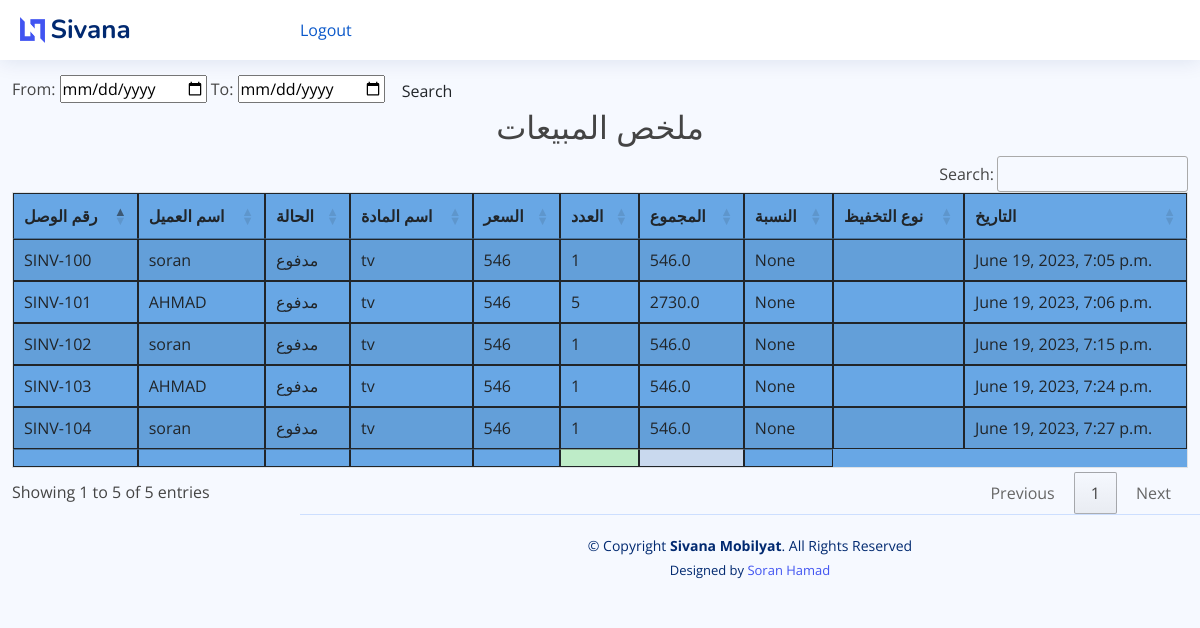
Page /sales_report on the committed database.
### mobilyat/models.py (models this page shows, shortened)
class SaleItem(models.Model):
    sales_invoice = models.ForeignKey(SaleInvoice, on_delete=models.CASCADE)
    item = models.ForeignKey(Item, on_delete=models.CASCADE)
    qty = models.PositiveSmallIntegerField(default=1)
    sub_total = models.FloatField(validators=[MinValueValidator(0.01)],default=0,editable=False)
    total_amt = models.FloatField(validators=[MinValueValidator(0.01)],default=0,editable=False)
    sale_date = models.DateTimeField(auto_now_add=True)
    discount_type = models.CharField(max_length=10, choices=(
        ('amount', 'Amount'),
        ('percentage', 'Percentage')
    ), blank=True)
    discount_value = models.FloatField(blank=True, null=True)
    class Meta:
        verbose_name_plural = '9. Sales Item'

class SaleInvoice(models.Model):
    STATUS = (
        ('مدفوع', 'مدفوع'),
        ('غير مدفوع', 'غير مدفوع'),
        ('قسط ', ' قسط'),
    )
    invoice_number = models.CharField(unique=True, editable=False, max_length=10)
    customer_name = models.ForeignKey(Customer, on_delete=models.CASCADE)
    status = models.CharField(max_length=10, choices=STATUS, default='مدفوع')
    date = models.DateTimeField()
    note = models.CharField(max_length=100, blank=True)
    class Meta:
        verbose_name_plural = '3. پسولەی فرۆشتن'

class Customer(models.Model):
    customer_name = models.CharField(max_length=50, blank=True)
    customer_mobile = models.CharField(max_length=50, blank=True)
    customer_address = models.TextField(blank=True)
    city = models.CharField(max_length=50, blank=True)
    class Meta:
        verbose_name_plural = '2. کڕیار'
    def __str__(self):
        return self.customer_name

class Item(models.Model):
    PRICELIST = (
        ('مفرد', 'مفرد'),
        ('جملة', 'جملة'),
        ('شراء', 'شراء'),
        ('قسط', 'قسط'),
    )
    name = models.CharField(max_length=255)
    price = models.PositiveIntegerField(default=1)
    price_list = models.CharField(max_length=8, choices=PRICELIST, default='مفرد')
    class Meta:
        verbose_name_plural = 'مواد'

### mobilyat/views.py (the view)
# urls.py: path('sales_report', views.sales_repoert, name="sales_report"),
def sales_repoert(request):
    s_reports = SaleItem.objects.select_related()
    myFilter = Sales_Filter(request.GET, queryset=s_reports)
    s_reports = myFilter.qs
    context = {'s_reports': s_reports, 'myFilter': myFilter}
    return render(request, 'mobilyat/reports/sales_report.html', context)

### mobilyat/templates/mobilyat/reports/sales_report.html (shortened to what this page needs)
{% extends 'mobilyat/base.html' %}
{% block content %}
    <br>
    <br> <br>
    <form class="form-a">
        From: <input type="date" value={{ myFilter.form.max_date }}</input>
        To: <input type="date" value={{ myFilter.form.min_date }}</input>
        <button type="submit" class="btn btn-b">Search</button>
    </form>
    <h2 class="text-center"> ملخص المبيعات </h2>
    <table id="example1" class="table table-striped" style="background-color: #68a7e5">
        <thead>
        <tr>
            <th>رقم الوصل</th>
            <th>اسم العميل</th>
            <th>الحالة</th>
            <th>اسم المادة</th>
            <th>السعر</th>
            <th>العدد</th>
            <th>المجموع</th>
            <th>النسبة</th>
            <th>نوع التخفيظ</th>
            <th>التاريخ</th>
        </tr>
        </thead>
        <tbody>
        {% for i in  s_reports %}
            <tr>
                <td>{{ i.sales_invoice.invoice_number }}</td>
                <td>{{ i.sales_invoice.customer_name }}</td>
                <td>{{ i.sales_invoice.status }}</td>
                <td>{{ i.item.name }}</td>
                <td>{{ i.item.price }}</td>
                <td>{{ i.qty }}</td>
                <td>{{ i.total_amt }}</td>
                <td>{{ i.discount_value }}</td>
                <td>{{ i.discount_type }}</td>
                <td>{{ i.sale_date }}</td>
            </tr>
        {% endfor %}
        </tbody>
        <tfoot>
        <th></th>
        <th></th>
        <th></th>
        <th></th>
         <th></th>
        <th style="background-color: #beecc8"></th>
        <th style="background-color: #c9d9ee"></th>
        <th></th>
        </tfoot>
    </table>
{% endblock %}

### static/mobilyat/assets/css/style.css (style rules this page uses)
:root { scroll-behavior: smooth; }
body { font-family: "Open Sans", sans-serif; background: #f6f9ff; color: #444444; }
h1, h2, h3, h4, h5, h6 { font-family: "Nunito", sans-serif; }

### rows in the picture
SaleItem: sales_invoice.invoice_number "SINV-100", sales_invoice.customer_name "soran", sales_invoice.status "مدفوع", item.name "tv", item.price "546", qty "1", total_amt "546.0", discount_value "None", sale_date "June 19, 2023, 7:05 p.m."
SaleItem: sales_invoice.invoice_number "SINV-101", sales_invoice.customer_name "AHMAD", sales_invoice.status "مدفوع", item.name "tv", item.price "546", qty "5", total_amt "2730.0", discount_value "None", sale_date "June 19, 2023, 7:06 p.m."
SaleItem: sales_invoice.invoice_number "SINV-102", sales_invoice.customer_name "soran", sales_invoice.status "مدفوع", item.name "tv", item.price "546", qty "1", total_amt "546.0", discount_value "None", sale_date "June 19, 2023, 7:15 p.m."
SaleItem: sales_invoice.invoice_number "SINV-103", sales_invoice.customer_name "AHMAD", sales_invoice.status "مدفوع", item.name "tv", item.price "546", qty "1", total_amt "546.0", discount_value "None", sale_date "June 19, 2023, 7:24 p.m."
SaleItem: sales_invoice.invoice_number "SINV-104", sales_invoice.customer_name "soran", sales_invoice.status "مدفوع", item.name "tv", item.price "546", qty "1", total_amt "546.0", discount_value "None", sale_date "June 19, 2023, 7:27 p.m."
